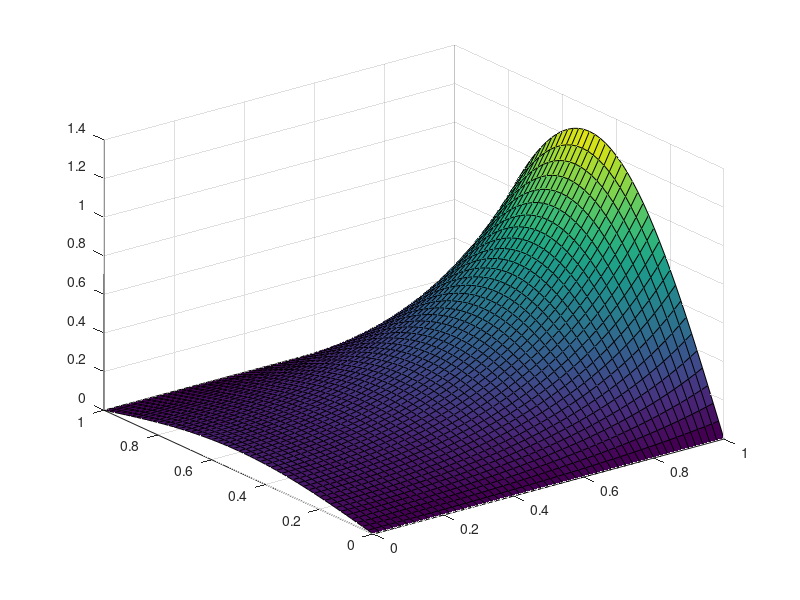

Recreate this plot in MATLAB.
%% Part Two: Two Dimensional Case
nx = 50;
ny = 50;
G = sparse(nx*ny, nx*ny);
B = zeros(1,nx*ny);
cMap = ones(nx*ny);
for i = 1:nx
    for j = 1:ny
        %Setting up the G-Matrix
        n = j + (i-1)*ny;
        if i == 1
            G(n,n) = 1;
            B(n) = 1;
        elseif i == nx
            G(n,n) = 1;
        elseif j == 1
            G(n,n) = 1;
        elseif j == ny
            G(n,n) = 1;
        else
            nxm = j + (i-2)*ny;
            nxp = j + (i)*ny;
            nym = j-1 + (i-1)*ny;
            nyp = j+1 + (i-1)*ny;
            G(n,nxp) = 1;
            G(n,nyp) = 1;
            G(n,nxm) = 1;
            G(n,nym) = 1;
            G(n,n) = -4;
        end
    end
end

%analytical solution
[x, y] = meshgrid(0:0.02:1 , 0:0.02:1);
a = 1;
b = 1;
N = 1;
V_an = (4/pi).*(cosh(N.*pi.*x./a).*sin(N.*pi.*y./a)) ./ (N.*cosh(N.*pi.*b./a));

surf(x,y,V_an)
